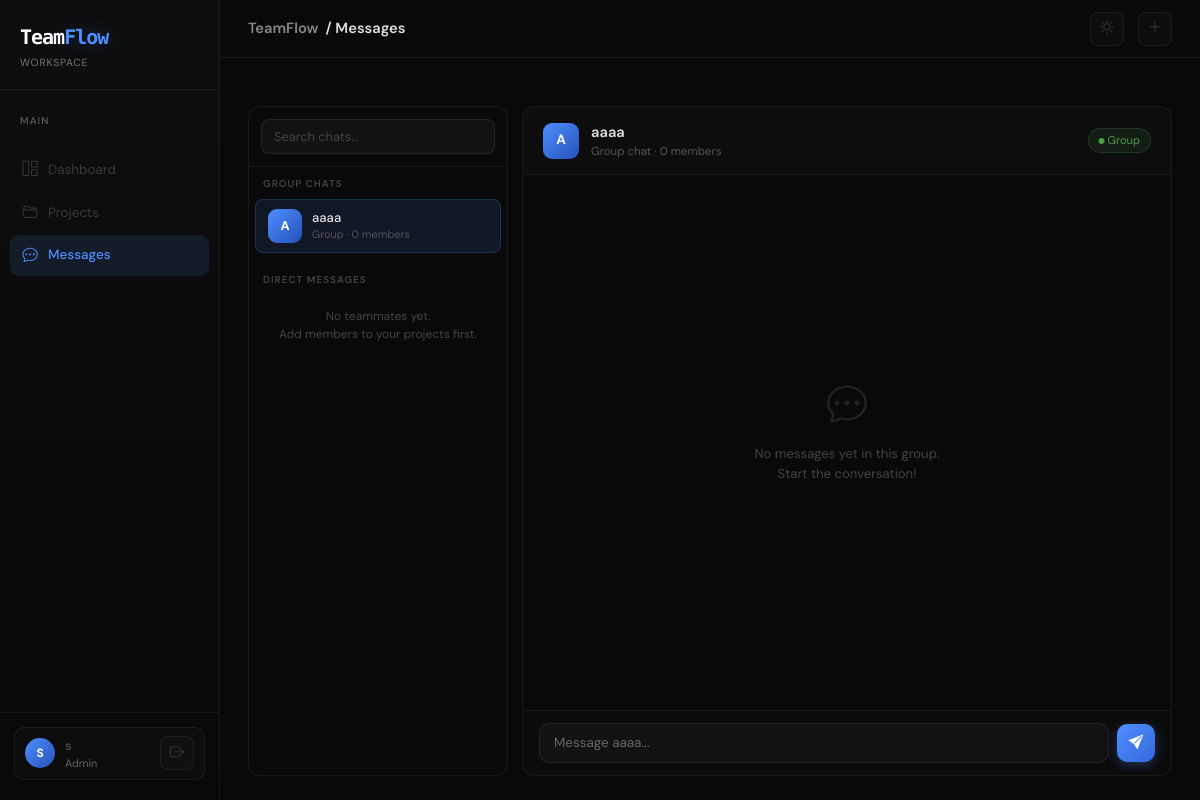
Before: /messages/group/3 (signed in) with the older database file.
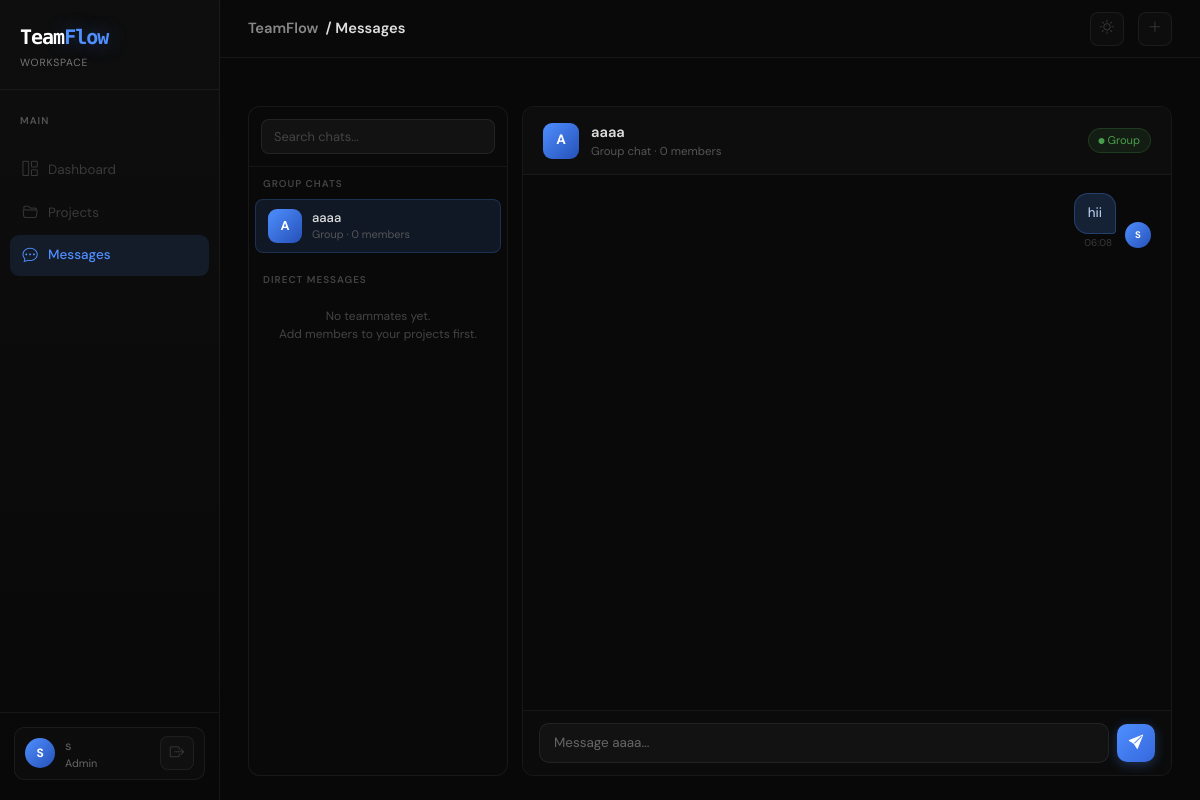
After: the same page with the newer database file.
### app/models.py (models this page shows, shortened)
class User(db.Model, UserMixin):
    id = db.Column(db.Integer, primary_key=True)
    full_name = db.Column(db.String(100), nullable=False)
    email = db.Column(db.String(120), unique=True, nullable=False)
    password_hash = db.Column(db.String(200), nullable=False)
    role = db.Column(db.String(20), default='Member')  # Admin or Member
    profile_image = db.Column(db.String(100), default='default.jpg')
    created_at = db.Column(db.DateTime, default=datetime.utcnow)
    assigned_tasks = db.relationship('Task', backref='assignee', lazy=True, foreign_keys='Task.assigned_to')
    member_of = db.relationship('ProjectMember', backref='user', lazy=True)
    messages_sent = db.relationship('Message', backref='sender', lazy=True)
    task_files = db.relationship('TaskFile', backref='uploader', lazy=True)
    reports = db.relationship('TaskReport', backref='member', lazy=True)

class Project(db.Model):
    id = db.Column(db.Integer, primary_key=True)
    name = db.Column(db.String(100), nullable=False)
    description = db.Column(db.Text)
    start_date = db.Column(db.Date)
    deadline = db.Column(db.Date)
    priority = db.Column(db.String(20))  # Low, Medium, High, Critical
    status = db.Column(db.String(20), default='Active')
    created_by = db.Column(db.Integer, db.ForeignKey('user.id'))
    created_at = db.Column(db.DateTime, default=datetime.utcnow)
    members = db.relationship('ProjectMember', backref='project', cascade="all, delete", lazy=True)
    tasks = db.relationship('Task', backref='project', cascade="all, delete", lazy=True)
    messages = db.relationship('Message', backref='project', cascade="all, delete", lazy=True)

class Message(db.Model):
    id = db.Column(db.Integer, primary_key=True)
    sender_id = db.Column(db.Integer, db.ForeignKey('user.id'))
    project_id = db.Column(db.Integer, db.ForeignKey('project.id'), nullable=True)
    content = db.Column(db.Text, nullable=False)
    timestamp = db.Column(db.DateTime, default=datetime.utcnow)

### app/routes/chat.py (the view)
@chat_bp.route('/messages/group/<int:project_id>')
@login_required
def group(project_id):
    project = Project.query.get_or_404(project_id)
    projects = get_projects()
    teammates = get_teammates()
    msgs = Message.query.filter_by(project_id=project_id).order_by(Message.timestamp.asc()).limit(100).all()
    return render_template('chat/chat_home.html',
        projects=projects,
        teammates=teammates,
        active_type='group',
        active_id=project_id,
        active_project=project,
        dm_user=None,
        group_messages=msgs,
        dm_messages=[]
    )

### app/__init__.py (called while the page is built)
def create_app(config_class=Config):
    app = Flask(__name__)
    app.config.from_object(config_class)
    csrf.init_app(app)
    db.init_app(app)
    migrate.init_app(app, db)
    login_manager.init_app(app)
    socketio.init_app(app)
    @app.context_processor
    def inject_today():
        todays_date = date.today()
        return dict(today=todays_date)
    from app.routes.auth import auth
    from app.routes.projects import projects
    from app.routes.tasks import tasks
    from app.routes.main import main
    from app.routes.chat import chat_bp
    app.register_blueprint(auth)
    app.register_blueprint(projects)
    app.register_blueprint(tasks)
    app.register_blueprint(main)
    app.register_blueprint(chat_bp)
    return app

### app/models.py (called while the page is built)
@login_manager.user_loader
def load_user(user_id):
    user = User.query.get(int(user_id))
    return user

### app/routes/chat.py (called while the page is built, shortened)
def get_projects():
    if current_user.role == 'Admin':
        return Project.query.filter_by(created_by=current_user.id).all()
    else:
        result = []
        for membership in current_user.member_of:
            result.append(membership.project)
        return result

def get_teammates():
    teammate_ids = set()
    if current_user.role == 'Admin':
        my_projects = Project.query.filter_by(created_by=current_user.id).all()
        for p in my_projects:
            for pm in p.members:
                if pm.user_id != current_user.id:
                    teammate_ids.add(pm.user_id)
    if len(teammate_ids) == 0:
        return []
    teammates = User.query.filter(User.id.in_(teammate_ids)).all()
    return teammates

### app/templates/chat/chat_home.html (shortened to what this page needs)
{% extends 'base.html' %}
{% block page_title %}Messages{% endblock %}
{% block content %}
<div class="chat-page">
    <div class="chat-sidebar">
        <div class="chat-search">
            <input type="text" id="chatSearch" placeholder="Search chats..." oninput="filterChats(this.value)">
        </div>
        <div class="chat-scroll">
            {% if projects %}
            <div class="chat-section-label">Group Chats</div>
            {% for project in projects %}
            <a href="{{ url_for('chat.group', project_id=project.id) }}"
               class="chat-item {% if active_type == 'group' and active_id == project.id %}active{% endif %}"
               data-name="{{ project.name|lower }}">
                <div class="chat-item-av">{{ project.name[0].upper() }}</div>
                <div>
                    <div class="chat-item-name">{{ project.name }}</div>
                    <div class="chat-item-sub">Group · {{ project.members|length }} members</div>
                </div>
            </a>
            {% endfor %}
            {% endif %}
            <div class="chat-section-label" style="margin-top: 10px;">Direct Messages</div>
            {% if teammates %}
                {% for mate in teammates %}
                <a href="{{ url_for('chat.dm', user_id=mate.id) }}"
                   class="chat-item {% if active_type == 'dm' and active_id == mate.id %}active{% endif %}"
                   data-name="{{ mate.full_name|lower }}">
                    <div class="chat-item-av dm">{{ mate.full_name[0].upper() }}</div>
                    <div>
                        <div class="chat-item-name">{{ mate.full_name }}</div>
                        <div class="chat-item-sub">{{ mate.role }}</div>
                    </div>
                </a>
                {% endfor %}
            {% else %}
                <div style="padding: 14px 16px; font-size: 0.75rem; color: #444; text-align: center;">
                    No teammates yet.<br>Add members to your projects first.
                </div>
            {% endif %}
        </div>
    </div>
    <div class="chat-main">
        {% if active_type == 'group' and active_project %}
            <div class="chat-header">
                <div class="chat-header-av">{{ active_project.name[0].upper() }}</div>
                <div>
                    <div class="chat-header-name">{{ active_project.name }}</div>
                    <div class="chat-header-sub">Group chat · {{ active_project.members|length }} members</div>
                </div>
                <span style="margin-left:auto; font-size:0.7rem; background:rgba(99,220,100,0.08); border:1px solid rgba(99,220,100,0.15); color:#4a9e4b; padding:3px 10px; border-radius:20px;">
                    <i class="bi bi-circle-fill" style="font-size:6px; vertical-align:middle;"></i> Group
                </span>
            </div>
            <div class="chat-messages" id="msgArea">
                {% if group_messages %}
                    {% for msg in group_messages %}
                    <div class="msg-row {% if msg.sender_id == current_user.id %}mine{% endif %}">
                        <div class="msg-av">{{ msg.sender.full_name[0].upper() if msg.sender else '?' }}</div>
                        <div class="msg-body">
                            <div class="msg-bubble">{{ msg.content }}</div>
                            <div class="msg-time">{{ msg.timestamp.strftime('%H:%M') }}</div>
                        </div>
                    </div>
                    {% endfor %}
                {% else %}
                    <div class="chat-empty-state">
                        <i class="bi bi-chat-dots"></i>
                        <p>No messages yet in this group.<br>Start the conversation!</p>
                    </div>
                {% endif %}
            </div>
            <form class="chat-input-bar" action="{{ url_for('chat.send_group', project_id=active_project.id) }}" method="POST">
                <input type="text" name="content" class="chat-input"
                       placeholder="Message {{ active_project.name }}..." autocomplete="off" required>
                <button type="submit" class="chat-send"><i class="bi bi-send-fill"></i></button>
            </form>
        {% endif %}
    </div>
</div>
{% endblock %}

### app/templates/base.html (shortened to what this page needs)
<!DOCTYPE html>
<html lang="en">
<head>
    <link href="https://cdn.jsdelivr.net/npm/bootstrap@5.3.0/dist/css/bootstrap.min.css" rel="stylesheet">
    <link rel="stylesheet" href="https://cdn.jsdelivr.net/npm/bootstrap-icons@1.11.0/font/bootstrap-icons.css">
    <link rel="stylesheet" href="{{ url_for('static', filename='css/teamflow.css') }}">
</head>
<body class="app-page">
<aside class="sidebar">
    <a href="{{ url_for('main.dashboard') }}" class="sidebar-brand">
        <div class="logo-text">Team<span>Flow</span></div>
        <div class="logo-sub">Workspace</div>
    </a>
    <nav class="sidebar-nav">
        <p class="nav-section-label">Main</p>
        <a href="{{ url_for('main.dashboard') }}" class="sidebar-link {% if request.endpoint == 'main.dashboard' %}active{% endif %}">
            <i class="bi bi-grid-1x2"></i> Dashboard
        </a>
        <a href="{{ url_for('projects.list_projects') }}" class="sidebar-link {% if 'project' in (request.endpoint or '') %}active{% endif %}">
            <i class="bi bi-folder2-open"></i> Projects
        </a>
        <a href="{{ url_for('chat.index') }}" class="sidebar-link {% if 'chat' in (request.endpoint or '') %}active{% endif %}">
            <i class="bi bi-chat-dots"></i> Messages
        </a>
    </nav>
    <div class="sidebar-user">
        <div class="user-chip">
            <div class="user-avatar">{{ current_user.full_name[0].upper() }}</div>
            <div>
                <div class="user-name">{{ current_user.full_name.split(' ')[0] }}</div>
                <div class="user-role">{{ current_user.role }}</div>
            </div>
            <a href="{{ url_for('auth.logout') }}" class="ms-auto topbar-icon-btn" title="Logout">
                <i class="bi bi-box-arrow-right"></i>
            </a>
        </div>
    </div>
</aside>
<div class="main-wrapper">
    <header class="topbar">
        <div class="topbar-title">
            TeamFlow &nbsp;<span>/ {% block page_title %}Dashboard{% endblock %}</span>
        </div>
        <div class="topbar-actions">
            <button class="topbar-icon-btn" id="themeToggleBtn" onclick="toggleTheme()" title="Toggle light / dark mode">
                <i class="bi bi-sun" id="themeIcon"></i>
            </button>
            {% if current_user.role == 'Admin' %}
            <a href="{{ url_for('projects.new_project') }}" class="topbar-icon-btn" title="New Project">
                <i class="bi bi-plus-lg"></i>
            </a>
            {% endif %}
        </div>
    </header>
    <main class="page-body">
        {% block content %}{% endblock %}
    </main>
</div>
</body>
</html>

Changed rows visible on the page:
added Message: sender "S", content "hii", timestamp "06:08"
Other visible differences:
text no longer shown: "No messages yet in this group. Start the conversation!"
